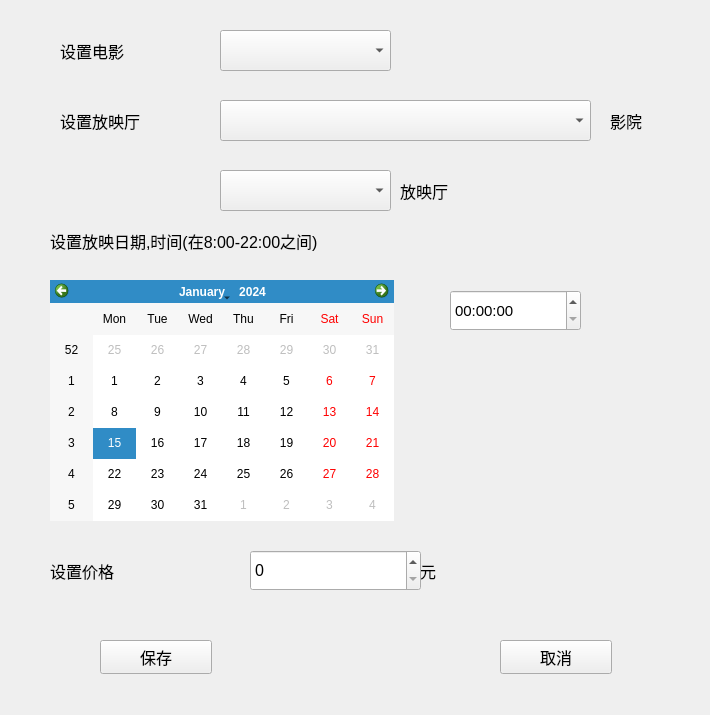
<?xml version="1.0" encoding="UTF-8"?>
<ui version="4.0">
 <class>FormSessionManage</class>
 <widget class="QWidget" name="FormSessionManage">
  <property name="geometry">
   <rect>
    <x>0</x>
    <y>0</y>
    <width>710</width>
    <height>715</height>
   </rect>
  </property>
  <property name="windowTitle">
   <string>场次编辑</string>
  </property>
  <widget class="QComboBox" name="filmComboBox">
   <property name="enabled">
    <bool>true</bool>
   </property>
   <property name="geometry">
    <rect>
     <x>220</x>
     <y>30</y>
     <width>171</width>
     <height>41</height>
    </rect>
   </property>
   <property name="font">
    <font>
     <pointsize>11</pointsize>
    </font>
   </property>
  </widget>
  <widget class="QComboBox" name="cinemaComboBox">
   <property name="geometry">
    <rect>
     <x>220</x>
     <y>100</y>
     <width>371</width>
     <height>41</height>
    </rect>
   </property>
   <property name="font">
    <font>
     <pointsize>11</pointsize>
    </font>
   </property>
  </widget>
  <widget class="QLabel" name="filmLabel">
   <property name="geometry">
    <rect>
     <x>60</x>
     <y>30</y>
     <width>111</width>
     <height>41</height>
    </rect>
   </property>
   <property name="font">
    <font>
     <pointsize>12</pointsize>
    </font>
   </property>
   <property name="text">
    <string>设置电影</string>
   </property>
  </widget>
  <widget class="QLabel" name="ScreenLabel">
   <property name="geometry">
    <rect>
     <x>60</x>
     <y>100</y>
     <width>121</width>
     <height>41</height>
    </rect>
   </property>
   <property name="font">
    <font>
     <pointsize>12</pointsize>
    </font>
   </property>
   <property name="text">
    <string>设置放映厅</string>
   </property>
  </widget>
  <widget class="QPushButton" name="saveButton">
   <property name="geometry">
    <rect>
     <x>100</x>
     <y>640</y>
     <width>112</width>
     <height>34</height>
    </rect>
   </property>
   <property name="font">
    <font>
     <pointsize>12</pointsize>
    </font>
   </property>
   <property name="text">
    <string>保存</string>
   </property>
  </widget>
  <widget class="QPushButton" name="cancelButton">
   <property name="geometry">
    <rect>
     <x>500</x>
     <y>640</y>
     <width>112</width>
     <height>34</height>
    </rect>
   </property>
   <property name="font">
    <font>
     <pointsize>12</pointsize>
    </font>
   </property>
   <property name="text">
    <string>取消</string>
   </property>
  </widget>
  <widget class="QLabel" name="showtimeLabel">
   <property name="geometry">
    <rect>
     <x>50</x>
     <y>220</y>
     <width>421</width>
     <height>41</height>
    </rect>
   </property>
   <property name="font">
    <font>
     <pointsize>12</pointsize>
    </font>
   </property>
   <property name="text">
    <string>设置放映日期,时间(在8:00-22:00之间)</string>
   </property>
  </widget>
  <widget class="QLabel" name="yuanLabel">
   <property name="geometry">
    <rect>
     <x>420</x>
     <y>550</y>
     <width>111</width>
     <height>41</height>
    </rect>
   </property>
   <property name="font">
    <font>
     <pointsize>12</pointsize>
    </font>
   </property>
   <property name="text">
    <string>元</string>
   </property>
  </widget>
  <widget class="QLabel" name="priceLabel">
   <property name="geometry">
    <rect>
     <x>50</x>
     <y>550</y>
     <width>151</width>
     <height>41</height>
    </rect>
   </property>
   <property name="font">
    <font>
     <pointsize>12</pointsize>
    </font>
   </property>
   <property name="text">
    <string>设置价格</string>
   </property>
  </widget>
  <widget class="QSpinBox" name="PriceSpinBox">
   <property name="geometry">
    <rect>
     <x>250</x>
     <y>550</y>
     <width>171</width>
     <height>41</height>
    </rect>
   </property>
   <property name="font">
    <font>
     <pointsize>12</pointsize>
    </font>
   </property>
   <property name="maximum">
    <number>999</number>
   </property>
  </widget>
  <widget class="QCalendarWidget" name="calendarWidget">
   <property name="geometry">
    <rect>
     <x>50</x>
     <y>280</y>
     <width>344</width>
     <height>241</height>
    </rect>
   </property>
  </widget>
  <widget class="QTimeEdit" name="timeEdit">
   <property name="geometry">
    <rect>
     <x>450</x>
     <y>290</y>
     <width>131</width>
     <height>41</height>
    </rect>
   </property>
   <property name="font">
    <font>
     <pointsize>11</pointsize>
    </font>
   </property>
  </widget>
  <widget class="QComboBox" name="screenComboBox">
   <property name="geometry">
    <rect>
     <x>220</x>
     <y>170</y>
     <width>171</width>
     <height>41</height>
    </rect>
   </property>
   <property name="font">
    <font>
     <pointsize>11</pointsize>
    </font>
   </property>
  </widget>
  <widget class="QLabel" name="CinemaLabel">
   <property name="geometry">
    <rect>
     <x>610</x>
     <y>100</y>
     <width>51</width>
     <height>41</height>
    </rect>
   </property>
   <property name="font">
    <font>
     <pointsize>12</pointsize>
    </font>
   </property>
   <property name="text">
    <string>影院</string>
   </property>
  </widget>
  <widget class="QLabel" name="ScreenLabel_2">
   <property name="geometry">
    <rect>
     <x>400</x>
     <y>170</y>
     <width>71</width>
     <height>41</height>
    </rect>
   </property>
   <property name="font">
    <font>
     <pointsize>12</pointsize>
    </font>
   </property>
   <property name="text">
    <string>放映厅</string>
   </property>
  </widget>
 </widget>
 <resources/>
 <connections/>
</ui>
